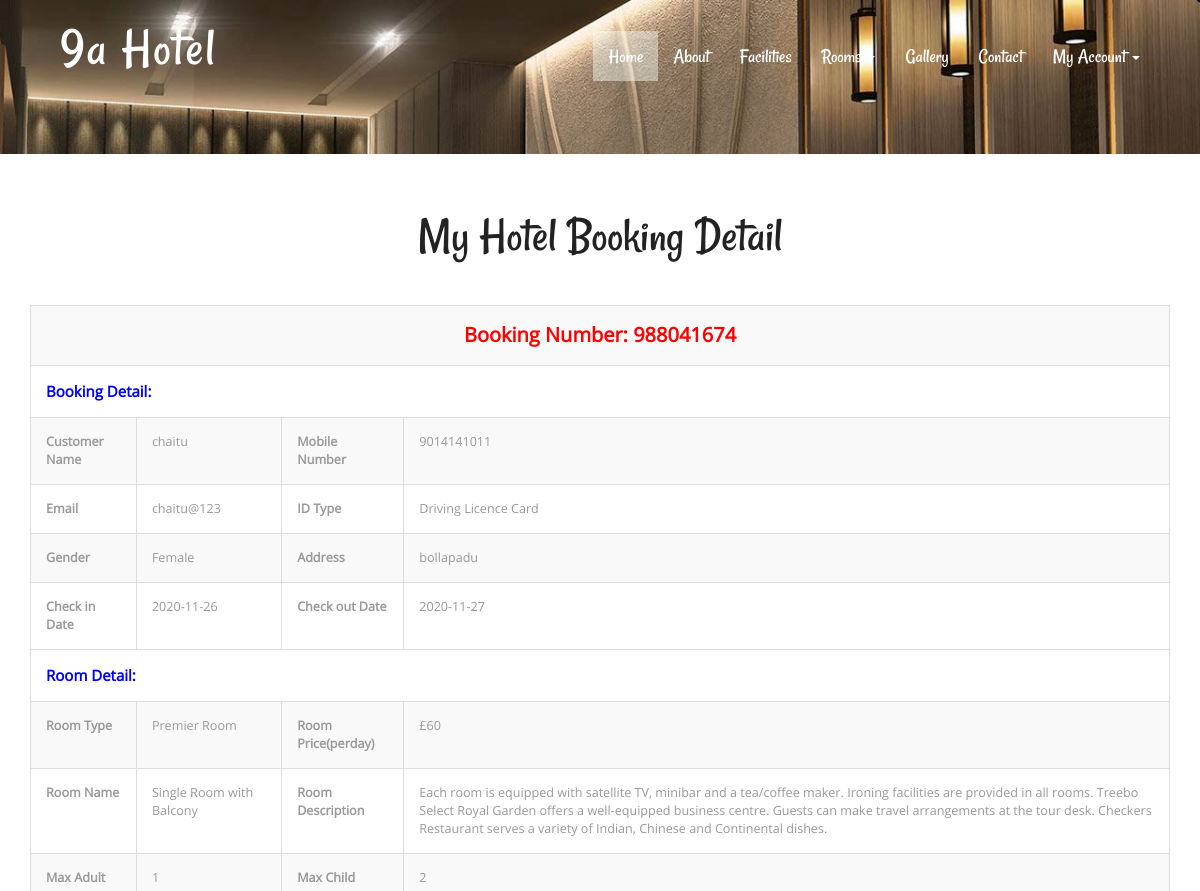
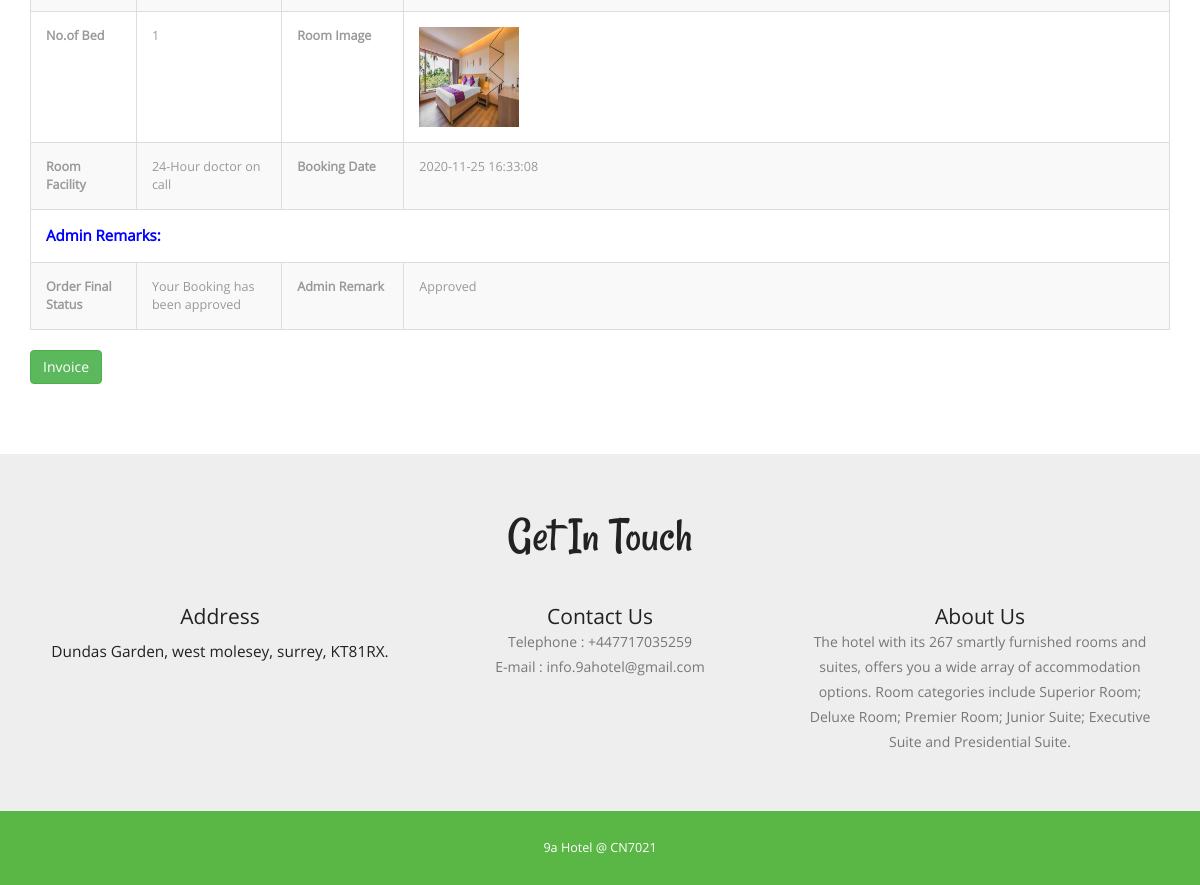
Screenshot of /view-application-detail.php?viewid=3 (signed in) with the database file from the repository (2 pictures, top to bottom).
### tables this page shows
CREATE TABLE `tblbooking` (
  `ID` int(10) NOT NULL,
  `RoomId` int(5) DEFAULT NULL,
  `BookingNumber` varchar(120) DEFAULT NULL,
  `UserID` int(5) NOT NULL,
  `IDType` varchar(120) DEFAULT NULL,
  `Gender` varchar(50) DEFAULT NULL,
  `Address` mediumtext DEFAULT NULL,
  `CheckinDate` varchar(200) DEFAULT NULL,
  `CheckoutDate` varchar(200) DEFAULT NULL,
  `BookingDate` timestamp NULL DEFAULT current_timestamp(),
  `Remark` varchar(50) DEFAULT NULL,
  `Status` varchar(50) DEFAULT NULL,
  `UpdationDate` timestamp NULL DEFAULT NULL ON UPDATE current_timestamp()
);

CREATE TABLE `tbluser` (
  `ID` int(10) NOT NULL,
  `FullName` varchar(200) DEFAULT NULL,
  `MobileNumber` bigint(10) DEFAULT NULL,
  `Email` varchar(120) DEFAULT NULL,
  `Password` varchar(120) DEFAULT NULL,
  `RegDate` timestamp NULL DEFAULT current_timestamp()
);

CREATE TABLE `tblcategory` (
  `ID` int(10) NOT NULL,
  `CategoryName` varchar(120) DEFAULT NULL,
  `Description` mediumtext DEFAULT NULL,
  `Price` int(5) NOT NULL,
  `Date` timestamp NULL DEFAULT current_timestamp()
);

CREATE TABLE `tblroom` (
  `ID` int(10) NOT NULL,
  `RoomType` int(10) DEFAULT NULL,
  `RoomName` varchar(200) DEFAULT NULL,
  `MaxAdult` int(5) DEFAULT NULL,
  `MaxChild` int(5) DEFAULT NULL,
  `RoomDesc` mediumtext DEFAULT NULL,
  `NoofBed` int(5) DEFAULT NULL,
  `Image` varchar(200) DEFAULT NULL,
  `RoomFacility` varchar(200) DEFAULT NULL,
  `CreationDate` timestamp NULL DEFAULT current_timestamp()
);

CREATE TABLE `tblpage` (
  `ID` int(10) NOT NULL,
  `PageType` varchar(120) DEFAULT NULL,
  `PageTitle` varchar(200) DEFAULT NULL,
  `PageDescription` mediumtext DEFAULT NULL,
  `Email` varchar(120) DEFAULT NULL,
  `MobileNumber` bigint(10) DEFAULT NULL,
  `UpdationDate` timestamp NULL DEFAULT NULL ON UPDATE current_timestamp()
);

### view-application-detail.php (the view, shortened to what this page needs)
<?php
include('includes/dbconnection.php');
if (strlen($_SESSION['hbmsuid']==0)) {
  header('location:logout.php');
  } else{
?>
<!DOCTYPE HTML>
<html>
<head>
<link href="css/bootstrap.css" rel="stylesheet" type="text/css" media="all">
<link href="css/style.css" rel="stylesheet" type="text/css" media="all" />
</head>
<body>
			<div class="header head-top">
				<div class="container">
	<?php include_once('includes/header.php');?>
		</div>
</div>
	<div class="typography">
			<div class="container">
				<div class="typography-info">
					<h2 class="type">My Hotel Booking Detail</h2>
				</div>
				<div class="bs-docs-example">
					<?php
                  $vid=$_GET['viewid'];
$sql="SELECT tblbooking.BookingNumber,tbluser.FullName,tbluser.MobileNumber,tbluser.Email,tblbooking.ID as tid,tblbooking.IDType,tblbooking.Gender,tblbooking.Address,tblbooking.CheckinDate,tblbooking.CheckoutDate,tblbooking.BookingDate,tblbooking.Remark,tblbooking.Status,tblbooking.UpdationDate,tblcategory.CategoryName,tblcategory.Description,tblcategory.Price,tblroom.RoomName,tblroom.MaxAdult,tblroom.MaxChild,tblroom.RoomDesc,tblroom.NoofBed,tblroom.Image,tblroom.RoomFacility
from tblbooking
join tblroom on tblbooking.RoomId=tblroom.ID
join tblcategory on tblcategory.ID=tblroom.RoomType
join tbluser on tblbooking.UserID=tbluser.ID
where tblbooking.ID=:vid";
$query = $dbh -> prepare($sql);
$query-> bindParam(':vid', $vid, PDO::PARAM_STR);
$query->execute();
$results=$query->fetchAll(PDO::FETCH_OBJ);
$cnt=1;
if($query->rowCount() > 0)
{
foreach($results as $row)
{               ?>
                            <table border="1" class="table table-bordered table-striped table-vcenter js-dataTable-full-pagination">
                            	<tr>
  <th colspan="4" style="color: red;font-weight: bold;text-align: center;font-size: 20px"> Booking Number: <?php echo $row->BookingNumber;?></th>
</tr>
<tr>
  <th colspan="4" style="color: blue;font-weight: bold;font-size: 15px"> Booking Detail:</th>
</tr>
<tr>
    <th>Customer Name</th>
    <td><?php  echo $row->FullName;?></td>
    <th>Mobile Number</th>
    <td><?php  echo $row->MobileNumber;?></td>
  </tr>
  <tr>
   <th>Email</th>
    <td><?php  echo $row->Email;?></td>
    <th>ID Type</th>
    <td><?php  echo $row->IDType;?></td>
  </tr>
  <tr>
   <th>Gender</th>
    <td><?php  echo $row->Gender;?></td>
    <th>Address</th>
    <td><?php  echo $row->Address;?></td>
  </tr>
  <tr>
    <th>Check in Date</th>
    <td><?php  echo $row->CheckinDate;?></td>
    <th>Check out Date</th>
    <td><?php  echo $row->CheckoutDate;?></td>
  </tr>
   <tr>
    <tr>
  <th colspan="4" style="color: blue;font-weight: bold;font-size: 15px"> Room Detail:</th>
</tr>
    <th>Room Type</th>
    <td><?php  echo $row->CategoryName;?></td>
    <th>Room Price(perday)</th>
    <td>£<?php  echo $row->Price;?></td>
  </tr>
 <tr>
    <th>Room Name</th>
    <td><?php  echo $row->RoomName;?></td>
    <th>Room Description</th>
    <td><?php  echo $row->RoomDesc;?></td>
  </tr>
   <tr>
    <th>Max Adult</th>
    <td><?php  echo $row->MaxAdult;?></td>
    <th>Max Child</th>
    <td><?php  echo $row->MaxChild;?></td>
  </tr>
<tr>
    <th>No.of Bed</th>
    <td><?php  echo $row->NoofBed;?></td>
    <th>Room Image</th>
    <td><img src="admin/images/<?php echo $row->Image;?>" width="100" height="100" value="<?php  echo $row->Image;?>"></td>
  </tr>
   <tr>
    <th>Room Facility</th>
    <td><?php  echo $row->RoomFacility;?></td>
    <th>Booking Date</th>
    <td><?php  echo $row->BookingDate;?></td>
  </tr>
   <tr>
  <th colspan="4" style="color: blue;font-weight: bold;font-size: 15px"> Admin Remarks:</th>
</tr>
  <tr>
     <th>Order Final Status</th>
    <td> <?php  $status=$row->Status;
if($row->Status=="Approved")
{
  echo "Your Booking has been approved";
}
     ;?></td>
     <th >Admin Remark</th>
    <?php if($row->Status==""){ ?>
                     <td><?php echo "Confirmed"; ?></td>
<?php } else { ?>                  <td><?php  echo htmlentities($row->Status);?>
                  </td>
                  <?php } ?>
  </tr>
<?php $cnt=$cnt+1;}} ?>
</table>
<a href="invoice.php?invid=<?php echo htmlentities ($row->tid);?>" class="btn btn-success">Invoice</a>
				</div>
			</div>
	</div>
			<?php include_once('includes/getintouch.php');?>
				<?php include_once('includes/footer.php');?>
</body>
</html><?php }  ?>

### includes/getintouch.php
<div class="touch-section">
					<div class="container">
						<h3>get in touch</h3>
						<div class="touch-grids">
							<?php
$sql="SELECT * from tblpage where PageType='contactus'";
$query = $dbh -> prepare($sql);
$query->execute();
$results=$query->fetchAll(PDO::FETCH_OBJ);
$cnt=1;
if($query->rowCount() > 0)
{
foreach($results as $row)
{               ?>
							<div class="col-md-4 touch-grid">
								<h4>address</h4>
								<h5><?php  echo htmlentities($row->PageDescription);?></h5>
							</div>
							<div class="col-md-4 touch-grid">
								<h4>Contact Us</h4>
								<p>Telephone : +<?php  echo htmlentities($row->MobileNumber);?></p>
							<p>E-mail : <?php  echo htmlentities($row->Email);?></p>
							</div><?php $cnt=$cnt+1;}} ?>
							<div class="col-md-4 touch-grid">
								<?php
$sql="SELECT * from tblpage where PageType='aboutus'";
$query = $dbh -> prepare($sql);
$query->execute();
$results=$query->fetchAll(PDO::FETCH_OBJ);
$cnt=1;
if($query->rowCount() > 0)
{
foreach($results as $row)
{               ?>
							<h4><?php  echo htmlentities($row->PageTitle);?></h4>
								<p><?php  echo htmlentities($row->PageDescription);?></p>
							</div><?php $cnt=$cnt+1;}} ?>
							<div class="clearfix"></div>
						</div>
					</div>
					</div>

### css/style.css (style rules this page uses)
body a { transition:0.5s all; -webkit-transition:0.5s all; -moz-transition:0.5s all; -o-transition:0.5s all; -ms-transition:0.5s all; }
h1,h2,h3,h4,h5,h6 { padding:0 0; margin:0 0; }
p { padding:0 0; margin:0 0; }
body { padding:0 0; margin:0 0; font-family: 'OpenSans-Regular' }
.header { background:url(../images/banner1.jpg) no-repeat 0px 0px; background-size:cover; -webkit-background-size: cover; -moz-background-size: cover; -o-background-size: cover; -ms-background-size: cover; min-height:764px; padding-bottom: 4em; }
.touch-section { padding: 4em 0; text-align: center; background-color: #eee; }
.touch-grids { margin-top: 3em; }
.touch-grid h4 { font-size: 1.5em; color: #222; text-transform: capitalize; }
.touch-section h3 { font-size: 3.5em; text-transform: capitalize; font-family: 'Rancho-Regular'; color: #222; }
.touch-grid h5 { font-size: 1.1em; padding: 1em 0; color: #222; }
.touch-grid p { font-size: 1em; line-height: 1.8em; color: #777; }
.head-top { min-height: 115px !important; }
.typography-info { text-align: center; margin-bottom: 3em; }
h2.type { font-size: 3.5em; text-transform: capitalize; font-family: 'Rancho-Regular'; color: #222; }
.typography { padding: 4em 0; }
.table > thead > tr > th, .table > tbody > tr > th, .table > tfoot > tr > th, .table > thead > tr > td, .table > tbody > tr > td, .table > tfoot > tr > td { border-top: none !important; }
.bs-docs-example { margin: 1em 0; }
.table td, .table>tbody>tr>td, .table>tbody>tr>th, .table>tfoot>tr>td, .table>tfoot>tr>th, .table>thead>tr>td, .table>thead>tr>th { padding: 15px!important; }
.table > thead > tr > th, .table > tbody > tr > th, .table > tfoot > tr > th, .table > thead > tr > td, .table > tbody > tr > td, .table > tfoot > tr > td { font-size: 0.9em; color: #999; border-top: none !important; }
@media (max-width:1440px) { .header { min-height: 679px; } }
@media (max-width:1366px) { .header { min-height: 652px; } }
@media (max-width:1280px) { .header { min-height: 602px; } }

### rows the page displays
tblbooking: BookingNumber "988041674", UserID.FullName "chaitu", UserID.MobileNumber "9014141011", UserID.Email "chaitu@123", IDType "Driving Licence Card", Gender "Female", Address "bollapadu", CheckinDate "2020-11-26", CheckoutDate "2020-11-27", tblcategory.CategoryName "Premier Room", tblcategory.Price "60", RoomId.RoomName "Single Room with Balcony", RoomId.RoomDesc "Each room is equipped with satellite TV, minibar and a tea/coffee maker. Ironing facilities are provided in all rooms. Treebo Select Royal Garden offers a well-equipped business centre. Guests can make travel arrangements at the tour desk. Checkers Restaurant serves a variety of Indian, Chinese and Continental dishes.", RoomId.MaxAdult "1", RoomId.MaxChild "2", RoomId.NoofBed "1", RoomId.Image (picture), RoomId.RoomFacility "24-Hour doctor on call", BookingDate "2020-11-25 16:33:08", shows "Your Booking has been approved", Status "Approved"
tblpage: PageDescription "Dundas Garden, west molesey, surrey, KT81RX.", MobileNumber "447717035259", Email "info.9ahotel@gmail.com"
tblpage: PageTitle "About Us", PageDescription "The hotel with its 267 smartly furnished rooms and suites, offers you a wide array of accommodation options. Room categories include Superior Room; Deluxe Room; Premier Room; Junior Suite; Executive Suite and Presidential Suite."
